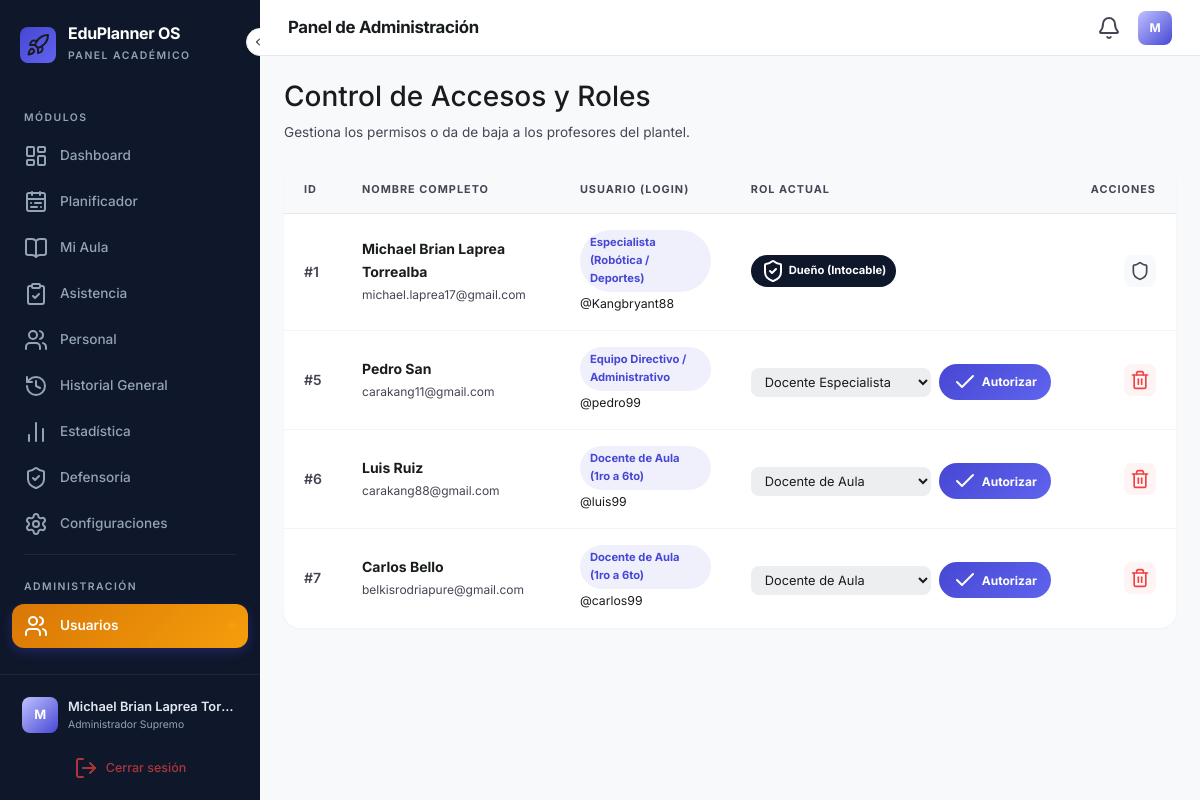
The app's page /admin_usuarios (signed in) with its own data.
### backup_v3/app.py (models this page shows)
class Rol(db.Model):
    id = db.Column(db.Integer, primary_key=True)
    nombre = db.Column(db.String(50), unique=True, nullable=False)
    permisos = db.Column(db.String(500), nullable=False, default="")
    usuarios = db.relationship('Usuario', backref='rol_info', lazy=True)

class Usuario(db.Model):
    id = db.Column(db.Integer, primary_key=True)
    username = db.Column(db.String(50), unique=True, nullable=False)
    nombre_completo = db.Column(db.String(100), nullable=False)
    email = db.Column(db.String(120), unique=True, nullable=False)
    area_trabajo = db.Column(db.String(100), nullable=False)
    password = db.Column(db.String(200), nullable=False)
    rol_id = db.Column(db.Integer, db.ForeignKey('rol.id'), nullable=True)

### backup_v3/app.py (the view)
@app.route('/admin_usuarios')
def admin_usuarios():
    if 'admin' not in session.get('permisos', ''): return "🚫 No autorizado."
    return render_template('admin.html', usuarios=Usuario.query.all(), roles=Rol.query.all())

### backup_v3/app.py (called while the page is built)
@app.context_processor
def inyectar_datos_globales():
    return dict(
        mis_permisos=session.get('permisos', ''),
        mi_rol=session.get('nombre_rol', 'Sin Rol'),
        total_anuncios=Anuncio.query.count(),
        hoy_str=datetime.now().strftime('%d/%m/%Y')
    )

### backup_v3/templates/admin.html (shortened to what this page needs)
{% extends "base.html" %}
{% block header_title %}Panel de Administración{% endblock %}
{% block content %}
<div class="mx-auto" style="max-width: 1200px;">
    <div class="page-header mb-4">
        <h3 class="title">Control de Accesos y Roles</h3>
        <p class="subtitle">Gestiona los permisos o da de baja a los profesores del plantel.</p>
    </div>
    <div class="table-card">
        <div class="table-responsive">
            <table class="edu-table">
                <thead>
                    <tr>
                        <th>ID</th>
                        <th>Nombre Completo</th>
                        <th>Usuario (Login)</th>
                        <th>Rol Actual</th>
                        <th style="text-align:right;">Acciones</th>
                    </tr>
                </thead>
                <tbody>
                    {% for usuario in usuarios %}
                    <tr class="{% if not usuario.rol_id %}pending-row{% endif %}">
                        <td style="color: var(--on-surface-variant); font-weight: 600;">#{{ usuario.id }}</td>
                        <td>
                            <div class="user-cell">
                                <span class="name">{{ usuario.nombre_completo }}</span>
                                <small class="email">{{ usuario.email }}</small>
                            </div>
                        </td>
                        <td>
                            <span class="badge-role area">{{ usuario.area_trabajo }}</span><br>
                            <small class="user-cell username">@{{ usuario.username }}</small>
                        </td>
                        <td>
                            {% if usuario.id == 1 %}
                                <span class="badge-role supreme"><i data-lucide="shield-check"></i> Dueño (Intocable)</span>
                            {% else %}
                                <form action="{{ url_for('admin.cambiar_rol', id=usuario.id) }}" method="POST" class="d-flex align-items-center gap-2" style="margin:4px 0 0;">
                                    <select name="rol" class="edu-select-sm">
                                        {% for r in roles %}
                                            <option value="{{ r.id }}" {% if usuario.rol_id == r.id %}selected{% endif %}>{{ r.nombre }}</option>
                                        {% endfor %}
                                    </select>
                                    <button type="submit" class="btn-auth">
                                        <i data-lucide="check"></i> Autorizar
                                    </button>
                                </form>
                            {% endif %}
                        </td>
                        <td style="text-align:right;">
                            {% if usuario.id == 1 %}
                            <button type="button" class="btn-icon-round shield" disabled title="Protegido">
                                <i data-lucide="shield"></i>
                            </button>
                            {% else %}
                            <div class="d-flex justify-content-end align-items-center gap-2">
                                {% if usuario.id != session['usuario_id'] %}
                                <button type="button" class="btn-icon-round danger" data-bs-toggle="modal" data-bs-target="#modalEliminarUsuario{{ usuario.id }}" title="Dar de baja">
                                    <i data-lucide="trash-2"></i>
                                </button>
                                {% else %}
                                <button type="button" class="btn-icon-round shield" disabled title="No puedes borrarte">
                                    <i data-lucide="shield"></i>
                                </button>
                                {% endif %}
                            </div>
                            {% endif %}
                        </td>
                    </tr>
                    {% endfor %}
                </tbody>
            </table>
        </div>
    </div>
</div>
{% endblock %}

### backup_v3/templates/base.html (shortened to what this page needs)
<!DOCTYPE html>
<html lang="es">
<head>
    <link href="https://cdn.jsdelivr.net/npm/bootstrap@5.3.0/dist/css/bootstrap.min.css" rel="stylesheet">
</head>
<body>
    <div class="app-shell">
        <aside class="sidebar" id="sidebar">
            <button class="sidebar-toggle" id="sidebarToggle" title="Colapsar menú">
                <i data-lucide="chevrons-left"></i>
            </button>
            <div class="sidebar-brand">
                <div class="brand-icon">
                    <i data-lucide="rocket"></i>
                </div>
                <div class="brand-text">
                    <h1>EduPlanner OS</h1>
                    <span class="brand-label">Panel Académico</span>
                </div>
            </div>
            <nav class="sidebar-nav">
                <div class="nav-section-label">Módulos</div>
                {% if 'dashboard' in mis_permisos %}
                <a href="/" class="sidebar-link {% if request.path == '/' %}active{% endif %}">
                    <i data-lucide="layout-dashboard"></i>
                    <span class="link-label">Dashboard</span>
                </a>
                {% endif %}
                {% if 'planificador' in mis_permisos %}
                <a href="/planificador" class="sidebar-link {% if request.path == '/planificador' %}active{% endif %}">
                    <i data-lucide="calendar-range"></i>
                    <span class="link-label">Planificador</span>
                </a>
                {% endif %}
                {% if session.get('nombre_rol') in ['Administrador Supremo', 'Equipo Directivo', 'Docente de Aula'] %}
                <a href="/mi_aula" class="sidebar-link {% if request.path == '/mi_aula' %}active{% endif %}">
                    <i data-lucide="book-open"></i>
                    <span class="link-label">Mi Aula</span>
                </a>
                {% endif %}
                {% if 'asistencia' in mis_permisos %}
                <a href="/asistencia" class="sidebar-link {% if request.path == '/asistencia' %}active{% endif %}">
                    <i data-lucide="clipboard-check"></i>
                    <span class="link-label">Asistencia</span>
                </a>
                {% if 'admin' in mis_permisos %}
                <a href="{{ url_for('academico.asistencia_personal') }}"
                    class="sidebar-link {% if request.path == '/asistencia_personal' %}active{% endif %}">
                    <i data-lucide="users"></i>
                    <span class="link-label">Personal</span>
                </a>
                {% endif %}
                {% endif %}
                {% if session.get('rol_id') in [1, 2] %}
                <a href="/historial_global"
                    class="sidebar-link {% if request.path == '/historial_global' %}active{% endif %}">
                    <i data-lucide="history"></i>
                    <span class="link-label">Historial General</span>
                </a>
                <a href="/estadistica_global"
                    class="sidebar-link {% if request.path == '/estadistica_global' %}active{% endif %}">
                    <i data-lucide="bar-chart-2"></i>
                    <span class="link-label">Estadística</span>
                </a>
                {% endif %}
                {% if 'defensoria' in mis_permisos %}
                <a href="/defensoria" class="sidebar-link {% if request.path == '/defensoria' %}active{% endif %}">
                    <i data-lucide="shield-check"></i>
                    <span class="link-label">Defensoría</span>
                </a>
                {% endif %}
                {% if 'configuracion' in mis_permisos %}
                <a href="/configuracion"
                    class="sidebar-link {% if request.path == '/configuracion' %}active{% endif %}">
                    <i data-lucide="settings"></i>
                    <span class="link-label">Configuraciones</span>
                </a>
                {% endif %}
                {% if 'admin' in mis_permisos %}
                <div class="sidebar-divider"></div>
                <div class="nav-section-label">Administración</div>
                <a href="/admin_usuarios"
                    class="sidebar-link admin-link {% if request.path == '/admin_usuarios' %}active{% endif %}">
                    <i data-lucide="users"></i>
                    <span class="link-label">Usuarios</span>
                    <span class="nav-badge"></span>
                </a>
                {% endif %}
            </nav>
            <div class="sidebar-footer">
                <div class="user-card">
                    <div class="user-avatar">
                        {{ session.get('nombre_completo', 'U')[0] | upper }}
                    </div>
                    <div class="user-info">
                        <div class="user-name">{{ session.get('nombre_completo', 'Usuario') }}</div>
                        <div class="user-role">{{ mi_rol }}</div>
                    </div>
                </div>
                <a href="/logout" class="sidebar-logout">
                    <i data-lucide="log-out"></i>
                    <span class="link-label">Cerrar sesión</span>
                </a>
            </div>
        </aside>
        <div class="main-wrapper">
            <header class="top-navbar">
                <div class="d-flex align-items-center">
                    <span class="navbar-title">{% block header_title %}EduPlanner OS{% endblock %}</span>
                </div>
                <div class="navbar-actions">
                    <a href="/anuncios" id="boton-campana" class="navbar-btn" title="Anuncios">
                        <i data-lucide="bell"></i>
                    </a>
                    <div class="navbar-avatar" title="{{ session.get('nombre_completo', 'Usuario') }}">
                        {{ session.get('nombre_completo', 'U')[0] | upper }}
                    </div>
                </div>
            </header>
            <main class="content-area flex-grow-1 w-100 bg-light p-3 p-md-4 d-flex flex-column" id="contenedor-principal">
                {% block content %}{% endblock %}
            </main>
        </div>
    </div>
</body>
</html>

### backup_v3/templates/base.html (style rules this page uses)
nav, aside, [class*="sidebar"] { max-height: 100vh !important; overflow-y: auto !important; overflow-x: hidden !important; }

### records on screen
Rol: nombre "Administrador Supremo"
Usuario: id "1", nombre_completo "Michael Brian Laprea Torrealba", email "michael.laprea17@gmail.com", area_trabajo "Especialista (Robótica / Deportes)", username "Kangbryant88", shows "Dueño (Intocable)"
Usuario: id "5", nombre_completo "Pedro San", email "carakang11@gmail.com", area_trabajo "Equipo Directivo / Administrativo", username "pedro99", rol "Docente Especialista"
Usuario: id "6", nombre_completo "Luis Ruiz", email "carakang88@gmail.com", area_trabajo "Docente de Aula (1ro a 6to)", username "luis99", rol "Docente de Aula"
Usuario: id "7", nombre_completo "Carlos Bello", email "belkisrodriapure@gmail.com", area_trabajo "Docente de Aula (1ro a 6to)", username "carlos99", rol "Docente de Aula"

### other values on screen
{{ session.get('nombre_completo', 'U')[0] | upper }} "M"
{{ session.get('nombre_completo', 'Usuario') }} "Michael Brian Laprea Tor…"
